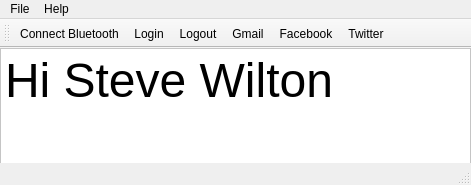
<?xml version="1.0" encoding="UTF-8"?>
<ui version="4.0">
 <class>MainWindow</class>
 <widget class="QMainWindow" name="MainWindow">
  <property name="geometry">
   <rect>
    <x>0</x>
    <y>0</y>
    <width>471</width>
    <height>185</height>
   </rect>
  </property>
  <property name="sizePolicy">
   <sizepolicy hsizetype="Minimum" vsizetype="Minimum">
    <horstretch>0</horstretch>
    <verstretch>0</verstretch>
   </sizepolicy>
  </property>
  <property name="windowTitle">
   <string>NotiMo</string>
  </property>
  <property name="windowIcon">
   <iconset>
    <normaloff>mouse.png</normaloff>mouse.png</iconset>
  </property>
  <property name="styleSheet">
   <string notr="true"/>
  </property>
  <property name="iconSize">
   <size>
    <width>50</width>
    <height>50</height>
   </size>
  </property>
  <widget class="QWidget" name="centralwidget">
   <widget class="QTextBrowser" name="textBrowser">
    <property name="geometry">
     <rect>
      <x>0</x>
      <y>0</y>
      <width>471</width>
      <height>351</height>
     </rect>
    </property>
    <property name="palette">
     <palette>
      <active>
       <colorrole role="WindowText">
        <brush brushstyle="SolidPattern">
         <color alpha="255">
          <red>0</red>
          <green>0</green>
          <blue>0</blue>
         </color>
        </brush>
       </colorrole>
       <colorrole role="Button">
        <brush brushstyle="SolidPattern">
         <color alpha="255">
          <red>255</red>
          <green>255</green>
          <blue>255</blue>
         </color>
        </brush>
       </colorrole>
       <colorrole role="Light">
        <brush brushstyle="SolidPattern">
         <color alpha="255">
          <red>255</red>
          <green>255</green>
          <blue>255</blue>
         </color>
        </brush>
       </colorrole>
       <colorrole role="Midlight">
        <brush brushstyle="SolidPattern">
         <color alpha="255">
          <red>255</red>
          <green>255</green>
          <blue>255</blue>
         </color>
        </brush>
       </colorrole>
       <colorrole role="Dark">
        <brush brushstyle="SolidPattern">
         <color alpha="255">
          <red>127</red>
          <green>127</green>
          <blue>127</blue>
         </color>
        </brush>
       </colorrole>
       <colorrole role="Mid">
        <brush brushstyle="SolidPattern">
         <color alpha="255">
          <red>170</red>
          <green>170</green>
          <blue>170</blue>
         </color>
        </brush>
       </colorrole>
       <colorrole role="Text">
        <brush brushstyle="SolidPattern">
         <color alpha="255">
          <red>0</red>
          <green>0</green>
          <blue>0</blue>
         </color>
        </brush>
       </colorrole>
       <colorrole role="BrightText">
        <brush brushstyle="SolidPattern">
         <color alpha="255">
          <red>255</red>
          <green>255</green>
          <blue>255</blue>
         </color>
        </brush>
       </colorrole>
       <colorrole role="ButtonText">
        <brush brushstyle="SolidPattern">
         <color alpha="255">
          <red>0</red>
          <green>0</green>
          <blue>0</blue>
         </color>
        </brush>
       </colorrole>
       <colorrole role="Base">
        <brush brushstyle="SolidPattern">
         <color alpha="255">
          <red>255</red>
          <green>255</green>
          <blue>255</blue>
         </color>
        </brush>
       </colorrole>
       <colorrole role="Window">
        <brush brushstyle="SolidPattern">
         <color alpha="255">
          <red>255</red>
          <green>255</green>
          <blue>255</blue>
         </color>
        </brush>
       </colorrole>
       <colorrole role="Shadow">
        <brush brushstyle="SolidPattern">
         <color alpha="255">
          <red>0</red>
          <green>0</green>
          <blue>0</blue>
         </color>
        </brush>
       </colorrole>
       <colorrole role="AlternateBase">
        <brush brushstyle="SolidPattern">
         <color alpha="255">
          <red>255</red>
          <green>255</green>
          <blue>255</blue>
         </color>
        </brush>
       </colorrole>
       <colorrole role="ToolTipBase">
        <brush brushstyle="SolidPattern">
         <color alpha="255">
          <red>255</red>
          <green>255</green>
          <blue>220</blue>
         </color>
        </brush>
       </colorrole>
       <colorrole role="ToolTipText">
        <brush brushstyle="SolidPattern">
         <color alpha="255">
          <red>0</red>
          <green>0</green>
          <blue>0</blue>
         </color>
        </brush>
       </colorrole>
      </active>
      <inactive>
       <colorrole role="WindowText">
        <brush brushstyle="SolidPattern">
         <color alpha="255">
          <red>0</red>
          <green>0</green>
          <blue>0</blue>
         </color>
        </brush>
       </colorrole>
       <colorrole role="Button">
        <brush brushstyle="SolidPattern">
         <color alpha="255">
          <red>255</red>
          <green>255</green>
          <blue>255</blue>
         </color>
        </brush>
       </colorrole>
       <colorrole role="Light">
        <brush brushstyle="SolidPattern">
         <color alpha="255">
          <red>255</red>
          <green>255</green>
          <blue>255</blue>
         </color>
        </brush>
       </colorrole>
       <colorrole role="Midlight">
        <brush brushstyle="SolidPattern">
         <color alpha="255">
          <red>255</red>
          <green>255</green>
          <blue>255</blue>
         </color>
        </brush>
       </colorrole>
       <colorrole role="Dark">
        <brush brushstyle="SolidPattern">
         <color alpha="255">
          <red>127</red>
          <green>127</green>
          <blue>127</blue>
         </color>
        </brush>
       </colorrole>
       <colorrole role="Mid">
        <brush brushstyle="SolidPattern">
         <color alpha="255">
          <red>170</red>
          <green>170</green>
          <blue>170</blue>
         </color>
        </brush>
       </colorrole>
       <colorrole role="Text">
        <brush brushstyle="SolidPattern">
         <color alpha="255">
          <red>0</red>
          <green>0</green>
          <blue>0</blue>
         </color>
        </brush>
       </colorrole>
       <colorrole role="BrightText">
        <brush brushstyle="SolidPattern">
         <color alpha="255">
          <red>255</red>
          <green>255</green>
          <blue>255</blue>
         </color>
        </brush>
       </colorrole>
       <colorrole role="ButtonText">
        <brush brushstyle="SolidPattern">
         <color alpha="255">
          <red>0</red>
          <green>0</green>
          <blue>0</blue>
         </color>
        </brush>
       </colorrole>
       <colorrole role="Base">
        <brush brushstyle="SolidPattern">
         <color alpha="255">
          <red>255</red>
          <green>255</green>
          <blue>255</blue>
         </color>
        </brush>
       </colorrole>
       <colorrole role="Window">
        <brush brushstyle="SolidPattern">
         <color alpha="255">
          <red>255</red>
          <green>255</green>
          <blue>255</blue>
         </color>
        </brush>
       </colorrole>
       <colorrole role="Shadow">
        <brush brushstyle="SolidPattern">
         <color alpha="255">
          <red>0</red>
          <green>0</green>
          <blue>0</blue>
         </color>
        </brush>
       </colorrole>
       <colorrole role="AlternateBase">
        <brush brushstyle="SolidPattern">
         <color alpha="255">
          <red>255</red>
          <green>255</green>
          <blue>255</blue>
         </color>
        </brush>
       </colorrole>
       <colorrole role="ToolTipBase">
        <brush brushstyle="SolidPattern">
         <color alpha="255">
          <red>255</red>
          <green>255</green>
          <blue>220</blue>
         </color>
        </brush>
       </colorrole>
       <colorrole role="ToolTipText">
        <brush brushstyle="SolidPattern">
         <color alpha="255">
          <red>0</red>
          <green>0</green>
          <blue>0</blue>
         </color>
        </brush>
       </colorrole>
      </inactive>
      <disabled>
       <colorrole role="WindowText">
        <brush brushstyle="SolidPattern">
         <color alpha="255">
          <red>127</red>
          <green>127</green>
          <blue>127</blue>
         </color>
        </brush>
       </colorrole>
       <colorrole role="Button">
        <brush brushstyle="SolidPattern">
         <color alpha="255">
          <red>255</red>
          <green>255</green>
          <blue>255</blue>
         </color>
        </brush>
       </colorrole>
       <colorrole role="Light">
        <brush brushstyle="SolidPattern">
         <color alpha="255">
          <red>255</red>
          <green>255</green>
          <blue>255</blue>
         </color>
        </brush>
       </colorrole>
       <colorrole role="Midlight">
        <brush brushstyle="SolidPattern">
         <color alpha="255">
          <red>255</red>
          <green>255</green>
          <blue>255</blue>
         </color>
        </brush>
       </colorrole>
       <colorrole role="Dark">
        <brush brushstyle="SolidPattern">
         <color alpha="255">
          <red>127</red>
          <green>127</green>
          <blue>127</blue>
         </color>
        </brush>
       </colorrole>
       <colorrole role="Mid">
        <brush brushstyle="SolidPattern">
         <color alpha="255">
          <red>170</red>
          <green>170</green>
          <blue>170</blue>
         </color>
        </brush>
       </colorrole>
       <colorrole role="Text">
        <brush brushstyle="SolidPattern">
         <color alpha="255">
          <red>127</red>
          <green>127</green>
          <blue>127</blue>
         </color>
        </brush>
       </colorrole>
       <colorrole role="BrightText">
        <brush brushstyle="SolidPattern">
         <color alpha="255">
          <red>255</red>
          <green>255</green>
          <blue>255</blue>
         </color>
        </brush>
       </colorrole>
       <colorrole role="ButtonText">
        <brush brushstyle="SolidPattern">
         <color alpha="255">
          <red>127</red>
          <green>127</green>
          <blue>127</blue>
         </color>
        </brush>
       </colorrole>
       <colorrole role="Base">
        <brush brushstyle="SolidPattern">
         <color alpha="255">
          <red>255</red>
          <green>255</green>
          <blue>255</blue>
         </color>
        </brush>
       </colorrole>
       <colorrole role="Window">
        <brush brushstyle="SolidPattern">
         <color alpha="255">
          <red>255</red>
          <green>255</green>
          <blue>255</blue>
         </color>
        </brush>
       </colorrole>
       <colorrole role="Shadow">
        <brush brushstyle="SolidPattern">
         <color alpha="255">
          <red>0</red>
          <green>0</green>
          <blue>0</blue>
         </color>
        </brush>
       </colorrole>
       <colorrole role="AlternateBase">
        <brush brushstyle="SolidPattern">
         <color alpha="255">
          <red>255</red>
          <green>255</green>
          <blue>255</blue>
         </color>
        </brush>
       </colorrole>
       <colorrole role="ToolTipBase">
        <brush brushstyle="SolidPattern">
         <color alpha="255">
          <red>255</red>
          <green>255</green>
          <blue>220</blue>
         </color>
        </brush>
       </colorrole>
       <colorrole role="ToolTipText">
        <brush brushstyle="SolidPattern">
         <color alpha="255">
          <red>0</red>
          <green>0</green>
          <blue>0</blue>
         </color>
        </brush>
       </colorrole>
      </disabled>
     </palette>
    </property>
    <property name="font">
     <font>
      <family>Segoe UI</family>
      <pointsize>36</pointsize>
      <weight>50</weight>
      <bold>false</bold>
     </font>
    </property>
    <property name="lineWidth">
     <number>0</number>
    </property>
    <property name="html">
     <string>&lt;!DOCTYPE HTML PUBLIC &quot;-//W3C//DTD HTML 4.0//EN&quot; &quot;http://www.w3.org/TR/REC-html40/strict.dtd&quot;&gt;
&lt;html&gt;&lt;head&gt;&lt;meta name=&quot;qrichtext&quot; content=&quot;1&quot; /&gt;&lt;style type=&quot;text/css&quot;&gt;
p, li { white-space: pre-wrap; }
&lt;/style&gt;&lt;/head&gt;&lt;body style=&quot; font-family:'Segoe UI'; font-size:36pt; font-weight:400; font-style:normal;&quot;&gt;
&lt;p style=&quot; margin-top:0px; margin-bottom:0px; margin-left:0px; margin-right:0px; -qt-block-indent:0; text-indent:0px;&quot;&gt;Hi Steve Wilton&lt;/p&gt;
&lt;p style=&quot;-qt-paragraph-type:empty; margin-top:0px; margin-bottom:0px; margin-left:0px; margin-right:0px; -qt-block-indent:0; text-indent:0px;&quot;&gt;&lt;/p&gt;&lt;/body&gt;&lt;/html&gt;</string>
    </property>
   </widget>
  </widget>
  <widget class="QMenuBar" name="menubar">
   <property name="geometry">
    <rect>
     <x>0</x>
     <y>0</y>
     <width>471</width>
     <height>21</height>
    </rect>
   </property>
   <property name="styleSheet">
    <string notr="true"/>
   </property>
   <widget class="QMenu" name="menuFile">
    <property name="styleSheet">
     <string notr="true">background-color: rgb(255, 255, 255);</string>
    </property>
    <property name="title">
     <string>File</string>
    </property>
    <addaction name="actionExit"/>
   </widget>
   <widget class="QMenu" name="menuHelp">
    <property name="title">
     <string>Help</string>
    </property>
    <addaction name="actionAbout"/>
   </widget>
   <addaction name="menuFile"/>
   <addaction name="menuHelp"/>
  </widget>
  <widget class="QStatusBar" name="statusbar"/>
  <widget class="QToolBar" name="toolBar">
   <property name="sizePolicy">
    <sizepolicy hsizetype="Preferred" vsizetype="Fixed">
     <horstretch>0</horstretch>
     <verstretch>70</verstretch>
    </sizepolicy>
   </property>
   <property name="windowTitle">
    <string>toolBar</string>
   </property>
   <attribute name="toolBarArea">
    <enum>TopToolBarArea</enum>
   </attribute>
   <attribute name="toolBarBreak">
    <bool>false</bool>
   </attribute>
   <addaction name="actionConnect_Bluetooth"/>
   <addaction name="actionLogin"/>
   <addaction name="actionLogout"/>
   <addaction name="actionGmail"/>
   <addaction name="actionFacebook"/>
   <addaction name="actionTwitter"/>
  </widget>
  <action name="actionAbout">
   <property name="text">
    <string>&amp;About</string>
   </property>
  </action>
  <action name="actionExit">
   <property name="text">
    <string>&amp;Quit</string>
   </property>
  </action>
  <action name="actionConnect_Bluetooth">
   <property name="icon">
    <iconset>
     <normaloff>bluetooth.png</normaloff>bluetooth.png</iconset>
   </property>
   <property name="text">
    <string>&amp;Connect Bluetooth</string>
   </property>
   <property name="toolTip">
    <string>Connect to a the Bluetooth-enabled mouse</string>
   </property>
  </action>
  <action name="actionLogin">
   <property name="icon">
    <iconset>
     <normaloff>login.png</normaloff>login.png</iconset>
   </property>
   <property name="text">
    <string>&amp;Login</string>
   </property>
   <property name="toolTip">
    <string>Login</string>
   </property>
   <property name="shortcutContext">
    <enum>Qt::WindowShortcut</enum>
   </property>
   <property name="softKeyRole">
    <enum>QAction::NoSoftKey</enum>
   </property>
  </action>
  <action name="actionLogout">
   <property name="icon">
    <iconset>
     <normaloff>Log-Out-icon.png</normaloff>Log-Out-icon.png</iconset>
   </property>
   <property name="text">
    <string>Logout</string>
   </property>
   <property name="toolTip">
    <string>Logout</string>
   </property>
  </action>
  <action name="actionGmail">
   <property name="icon">
    <iconset>
     <normaloff>gmail.png</normaloff>gmail.png</iconset>
   </property>
   <property name="text">
    <string>Gmail</string>
   </property>
   <property name="toolTip">
    <string>Check Gmail</string>
   </property>
  </action>
  <action name="actionFacebook">
   <property name="icon">
    <iconset>
     <normaloff>facebook.png</normaloff>facebook.png</iconset>
   </property>
   <property name="text">
    <string>Facebook</string>
   </property>
   <property name="toolTip">
    <string>Check Facebook notifications</string>
   </property>
  </action>
  <action name="actionTwitter">
   <property name="icon">
    <iconset>
     <normaloff>twitterwalk.png</normaloff>twitterwalk.png</iconset>
   </property>
   <property name="text">
    <string>Twitter</string>
   </property>
   <property name="toolTip">
    <string>Check Twitter notifications</string>
   </property>
  </action>
 </widget>
 <resources/>
 <connections/>
</ui>
